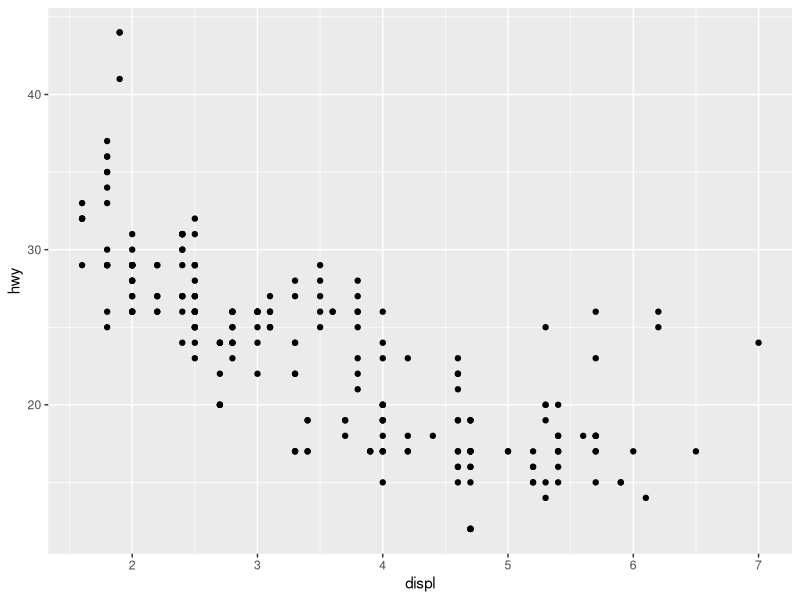
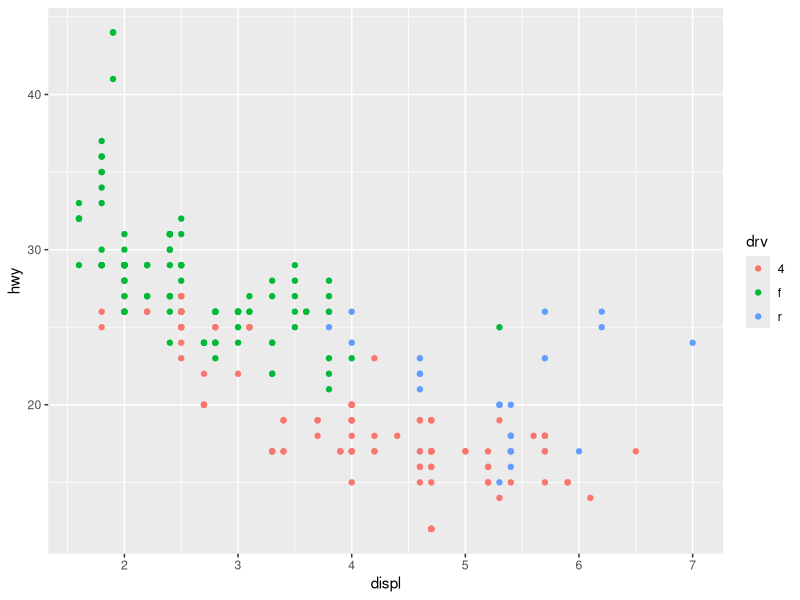
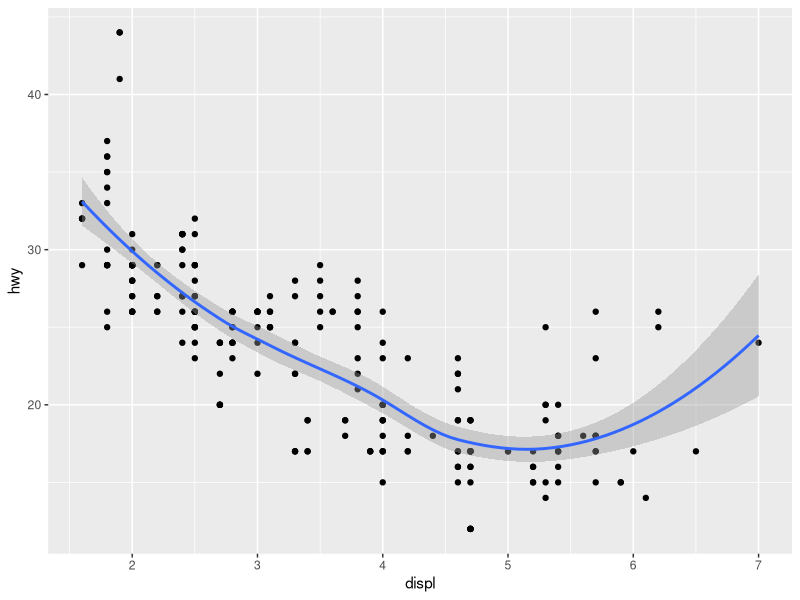
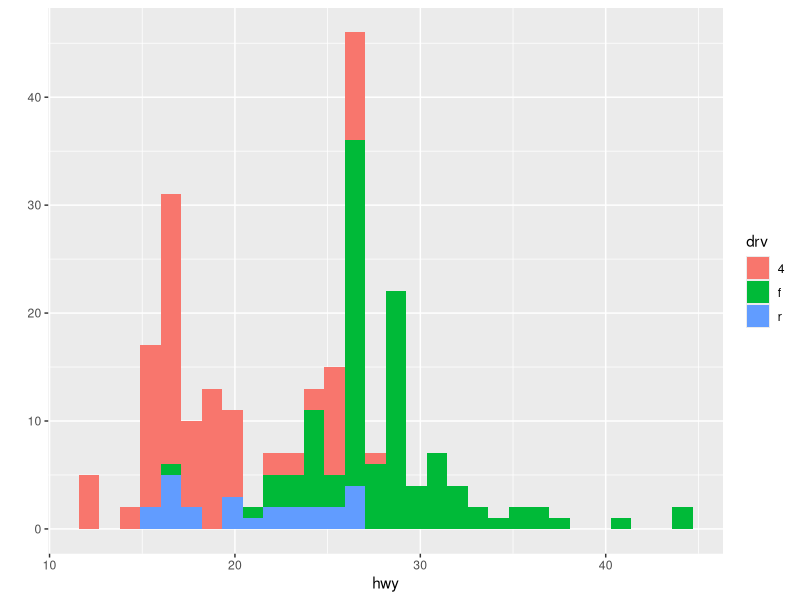
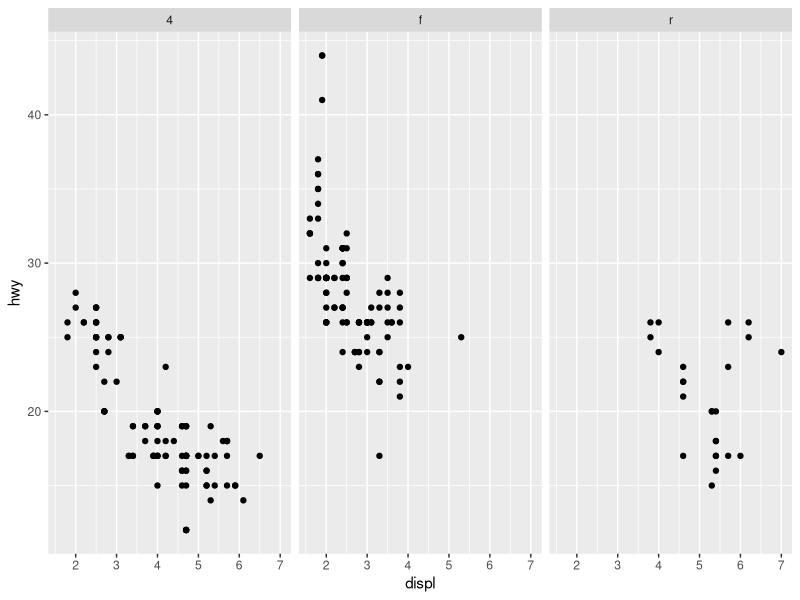
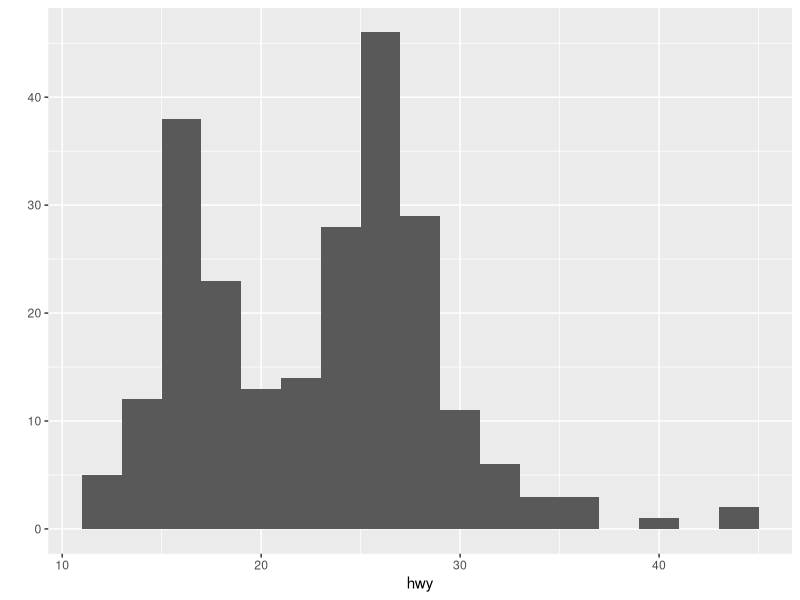
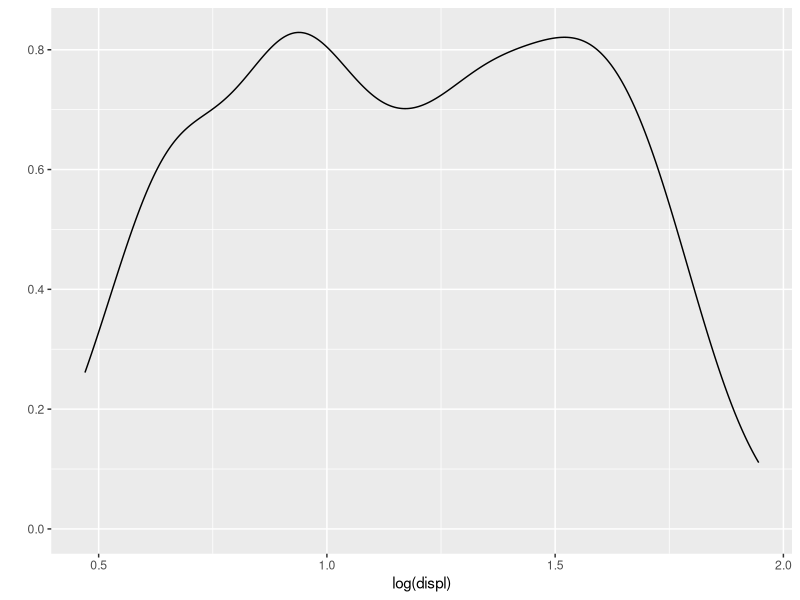
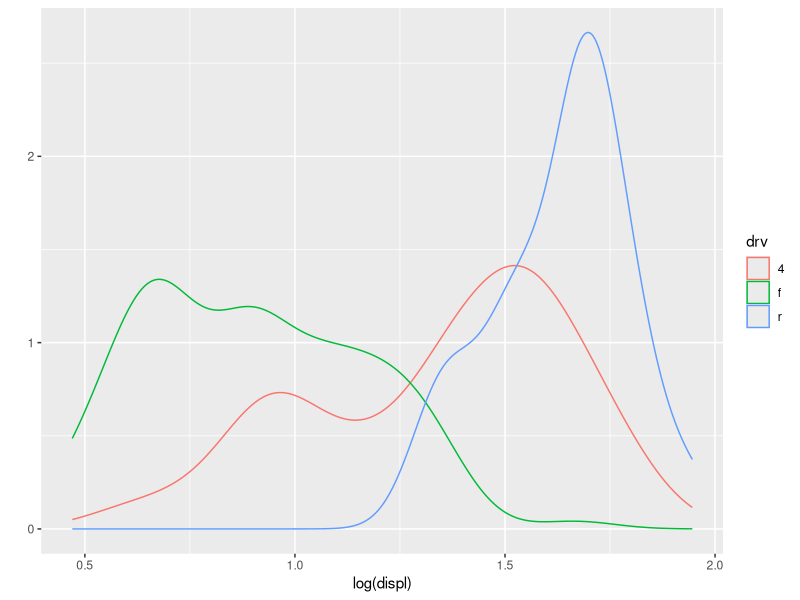

R code for these plots, in order: (Note: this script raises an error after producing the figures.)
## ---- chunk 1
install.packages("ggplot2")

library(plyr)
library(dplyr)
library(tidyr)
 
library(ggplot2)
## ---- chunk 2
str(mpg) #this dataset come with the ggplot2 package.

qplot(displ, hwy, data = mpg) #x corordinate first, then y coordinates, then the dataframe these columns are from

qplot(displ, hwy, data = mpg, color=drv) #here we are colouring by the drv variable. (colors have not been specified)

qplot(displ, hwy, data = mpg, geom=c("point", "smooth")) #here we are adding a smooth geom with 95% CI intervals in the grey zone. This is in addition to the points geom. 

qplot(hwy, data=mpg, fill=drv) # here we are making a histogram of the hwy variable, colouring by the drv variable. 

qplot(displ, hwy, data=mpg, facets =.~drv) # another option is to separate the data into different plots (facets). 

# the facets variable takes two arguments: one on the left and one on the right, and they are separated by a tilde. The one on the right determines the columns of the facets and the one on the right determines the rows. 

qplot(hwy, data=mpg, facet=drv~., binwidth=2) #here we have 3 rows with each plot. 

## ---- chunk 3
qplot(log(displ), data= mpg, geom="density")

qplot(log(displ), data= mpg, geom="density", color= drv)

## ---- chunk 4
qplot(log(displ), log(hwy), data=mpg)

qplot(log(displ), log(hwy), data=mpg, shape = drv)

qplot(log(displ), log(hwy), data=mpg, color = drv)

qplot(log(displ), log(hwy), data=mpg, color = drv, geom=c("point", "smooth"), method="lm") #method is a standard linear regression model. 

qplot(log(displ), log(hwy), data=mpg, geom=c("point", "smooth"), method="lm", facets=.~drv)


## ---- chunk 5
g <- ggplot(mpg, aes(displ, hwy))

summary(g) ## no plot yet! It doesn't know how to draw the data yet

p <- g + geom_point() # use the + operator to add onto the ggplot function
print(p)

ggplot(mpg, aes(displ, hwy)) + geom_point() + geom_smooth(method="lm") 


ggplot(mpg, aes(displ, hwy)) + geom_point() + geom_smooth(method="lm") + facet_grid(.~drv) # order is not important after the ggplot() function!

## ---- chunk 6
g + geom_point(color= "steelblue", size=4, alpha = 1/2) + geom_smooth(method="lm") + facet_grid(.~drv) # the alpha value is the transparency of the points. 

g + geom_point(aes(color= drv), size=4, alpha = 1/2) + geom_smooth(method="lm") # here we need color to be the value of a variable, so we need to put it within aes(), as color is no longer a constant. 

g + geom_point(aes(color= drv), size=4, alpha = 1/2) + labs(title= "Fuel economy of 38 popular car models", x = "Engine displacement (L)", y = "Highway miles per gallon" ) + geom_smooth(size = 2, linetype = 2, method="lm", se = FALSE) # se = FALSE turns off the confidence intervals

g + geom_point(aes(color= drv), size=4, alpha = 1/2) + labs(title= "Fuel economy of 38 popular car models", x = "Engine displacement (L)", y = "Highway miles per gallon" ) + geom_smooth(size = 2, linetype = 2, method="lm", se = FALSE) + theme_bw(base_family = "Times")
## ---- chunk 7

testdat <- data.frame(x=1:100, y = rnorm(100))
  
testdat[50,2] <- 100 ## make an outlier

ggplot(testdat, aes(x=x, y=y)) + geom_line()

ggplot(testdat, aes(x=x, y=y)) + geom_line() + ylim(-3, 3) ### this removes our outlier!!! ggplot2 subsets the data by the ylim. 

ggplot(testdat, aes(x=x, y=y)) + geom_line() + coord_cartesian(ylim=c(-3, 3))
## ---- chunk 8
# split into tertiles. the length is 4 as 0 is included. 
cutpoints <- quantile(mpg$cty, prob = seq(0,1,length = 4), na.rm=TRUE)
mpg$citycut <- cut(mpg$cty, cutpoints)
levels(mpg$citycut)
## ---- chunk 9
ggplot(mpg, aes(displ, hwy)) + geom_point(alpha = 1/3) + labs(title= "Fuel economy of 38 popular car models", x = "Engine displacement (L)", y = "Highway miles per gallon" ) + geom_smooth(method="lm", se = FALSE, col= "steelblue") + theme_bw(base_family = "Times", base_size=20) + facet_wrap(citycut ~ drv)

ggplot(mpg, aes(displ, hwy)) + geom_boxplot() + labs(title= "Fuel economy of 38 popular car models", x = "Engine displacement (L)", y = "Highway miles per gallon" ) + theme_bw(base_family = "Times", base_size=20) + facet_grid(.~drv)

ggplot(mpg, aes(displ)) + geom_histogram(breaks=c(1.5, 3, 4.5, 6, 7.5)) + labs(title= "Fuel economy of 38 popular car models", x = "Engine displacement (L)")+ theme_bw(base_family = "Times", base_size=20) 
## ---- chunk 10
summarySE <- function(data=NULL, measurevar, groupvars=NULL, na.rm=FALSE, conf.interval=.95, .drop=TRUE) {
  
    # New version of length which can handle NA's: if na.rm==T, don't count them
    length2 <- function (x, na.rm=FALSE) {
        if (na.rm) sum(!is.na(x))
        else length(x)
    }

    # This does the summary. For each group's data frame, return a vector with
    # N, mean, and sd
    datac <- plyr::ddply(data, groupvars, .drop=.drop, .fun = function(xx, col) {
        c(N = length2(xx[[col]], na.rm=na.rm), mean = mean   (xx[[col]], na.rm=na.rm), sd = sd (xx[[col]], na.rm=na.rm))}
        ,measurevar)

    # Rename the "mean" column    
    datac <- rename(datac, c("mean" = measurevar))

    datac$se <- datac$sd / sqrt(datac$N)  # Calculate standard error of the mean

    # Confidence interval multiplier for standard error
    # Calculate t-statistic for confidence interval: 
    # e.g., if conf.interval is .95, use .975 (above/below), and use df=N-1
    ciMult <- qt(conf.interval/2 + .5, datac$N-1)
    datac$ci <- datac$se * ciMult

    return(datac)
}


mpgsum2 <- summarySE(mpg, measurevar="displ", groupvars=c("class", "drv"))
mpgsum2

ggplot(mpgsum2, aes(x=drv, y=displ, color=class)) + 
    geom_errorbar(aes(ymin=displ-se, ymax=displ+se), width=.1) +
    geom_point()

## ---- chunk 11
library(reshape2)

cars <- mtcars[, c(1,3,4,5,6,7)]
head(cars)

carsCor <- round(cor(cars),2)
head(carsCor)

carsCor2 <- melt(carsCor)
head(carsCor2 )

ggplot(data = carsCor2, aes(x=Var1, y=Var2, fill=value)) + 
  geom_tile()

